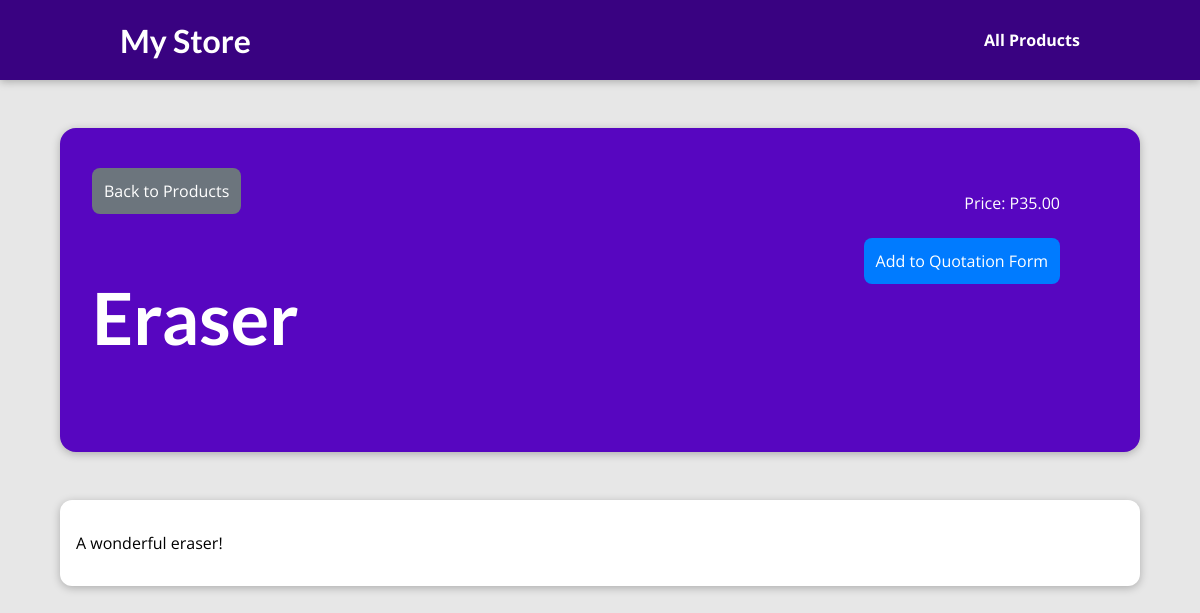
Page /products/eraser on the committed database.
### store/models.py (models this page shows, shortened)
class Product(models.Model):
    title = models.CharField(max_length=100)
    slug = models.SlugField(unique=True, db_index=True)
    image_name = models.CharField(max_length=255, blank=True, null=True)
    date = models.DateField(auto_now=True)
    description = models.TextField(validators=[MinLengthValidator(10)])
    categories = models.ManyToManyField(Category)
    inventory_count = models.PositiveIntegerField(
        default=0, validators=[MinValueValidator(0)]
    )
    price = models.DecimalField(max_digits=10, decimal_places=2, default=0.00)
    @property
    def availability(self):
        return self.inventory_count > 0

### store/views.py (the view)
# urls.py: path("products/<slug:slug>", views.product_detail,
def product_detail(request, slug):
    identified_product = get_object_or_404(Product, slug=slug)
    return render(request, "store/product_detail.html", {
        "product": identified_product
    })

### store/templates/store/product_detail.html (shortened to what this page needs)
{% extends "base.html" %}
{% load static %}
{% block css_files %}
    <link rel="stylesheet" href="{% static 'store/product_detail.css' %}" />
{% endblock %}
{% block content %}
<section id="summary">
    <a href="{% url 'products-page' %}" class="btn btn-secondary">Back to Products</a>
    <h2>{{ product.title }}</h2>
    <article>
        <p>Price: P{{ product.price }}</p>
        {% if product.availability %}
            <a href="{% url 'add-to-quotation' product.slug %}" class="btn btn-primary">
                Add to Quotation Form
            </a>
        {% else %}
            <p>Out of Stock</p>
        {% endif %}
    </article>
</section>
<main>
    <p>{{ product.description }}</p>
</main>
{% endblock %}

### static/app.css (style rules this page uses)
* { box-sizing: border-box; }
html { font-family: 'Open Sans', 'Lato', sans-serif; }
body { margin: 0; }
h1, h2, h3 { font-family: 'Lato', sans-serif; font-weight: bold; }

### store/static/store/product_detail.css (style rules this page uses)
body { background-color: #e7e7e7; }
#summary { margin: 8rem auto 3rem auto; padding: 2rem; width: 90%; max-width: 90rem; border-radius: 16px; background-color: #5706c0; position: relative; box-shadow: 0 2px 8px rgba(0, 0, 0, 0.25); height: auto; }
#summary h2 { color: white; font-size: 4.5rem; }
#summary article { position: absolute; top: 2rem; right: 3rem; padding: 1rem 2rem; border-radius: 12px; text-align: right; color: white; }
main { width: 90%; max-width: 90rem; margin: 3rem auto; background-color: white; padding: 1rem; border-radius: 12px; box-shadow: 0 2px 8px rgba(0, 0, 0, 0.25); }
.btn { display: inline-block; padding: .75rem; margin-top: .5rem; color: white; text-decoration: none; border-radius: .5rem; border-width: thin; }
.btn-primary { background-color: #007bff; }
.btn-secondary { background-color: #6c757d; }

### rows in the picture
Product: title "Eraser", price "35.00", description "A wonderful eraser!"
